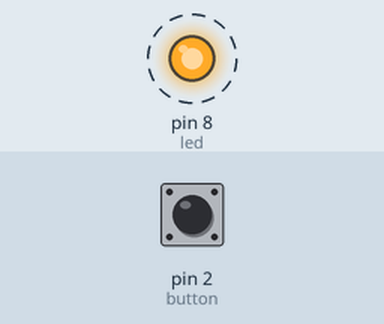
Bench run of a sketch on a simulated Arduino Uno, built with avr-gcc and run on an emulated ATmega328P. On the bench: output pins drawn as LEDs (lit = HIGH). Dashed ring = blinking. The inputs (shaded band) are chosen by the test bench; at power-on: pin 2 (button) HIGH. What the sketch prints to the serial monitor is not drawn.

Above: at 1.2 s.
1.3 s: pin 2 (button) pulled LOW for 0.15 s
Timing chart, 0 to 10.3 s (numbered marks = the images above; inputs shaded):
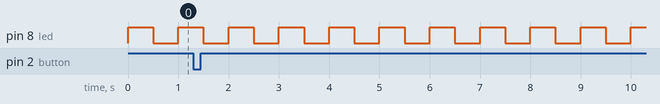

The sketch:

sketch_dec26k_interrupt.ino
```cpp
#include <MsTimer2.h>
#define led 8
#define button 2

void setup() {
  Serial.begin(115200);
  pinMode(led, OUTPUT);
  pinMode(button, INPUT_PULLUP); //아두이노 자체 풀업 = 안누르면 HIGH
  MsTimer2::set(10, aa); //10sec마다 aa 실행
  MsTimer2::start();

}

void loop() {
  digitalWrite(led, HIGH);
  delay(500);
  digitalWrite(led, LOW);
  delay(500);
}

void aa(){
  if(digitalRead(button)==0){ //풀업이나 누르면 LOW
    Serial.println("Pressed");
  }
}
```

Measured:
- by itself, pin 8 (led): alternates HIGH for 0.50 s and LOW for 0.50 s
